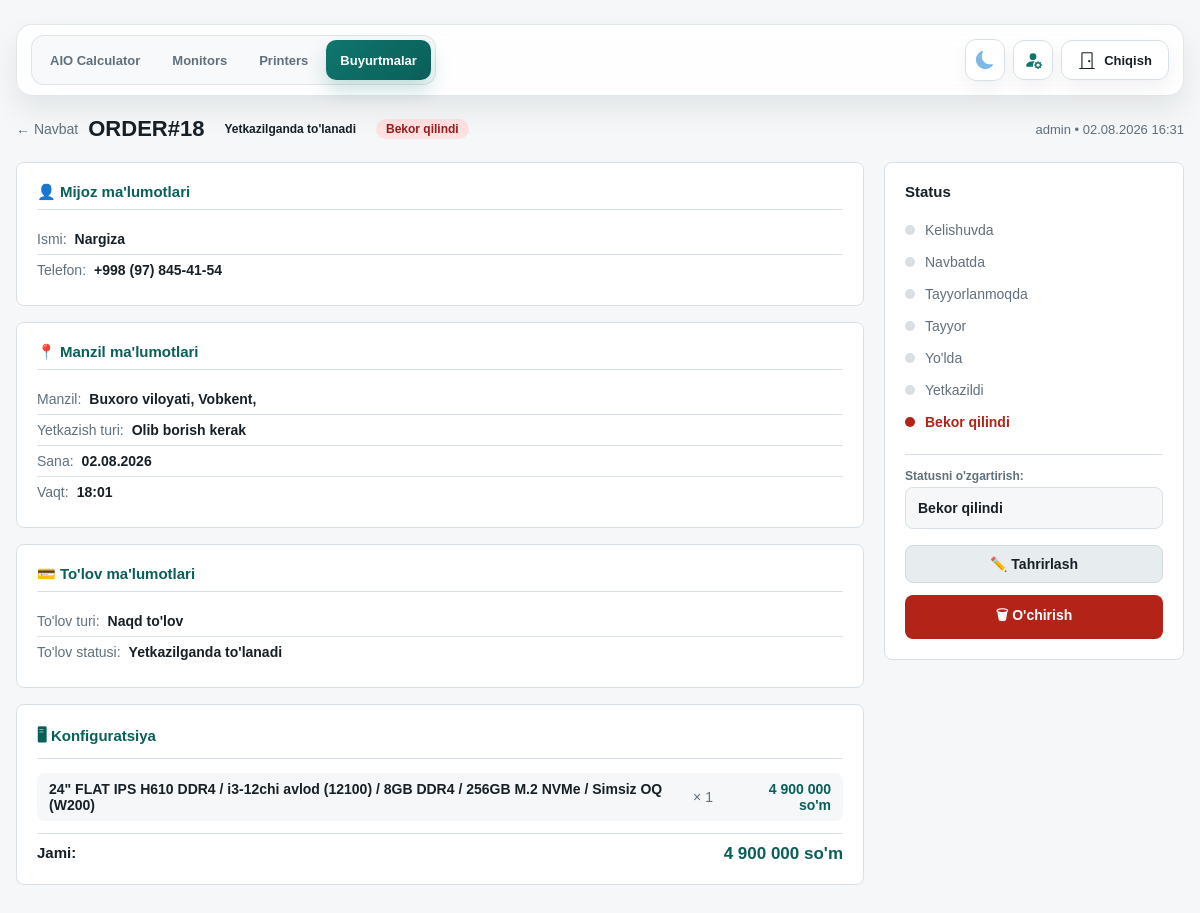
Page /orders/18/ (signed in) on the earlier database version.
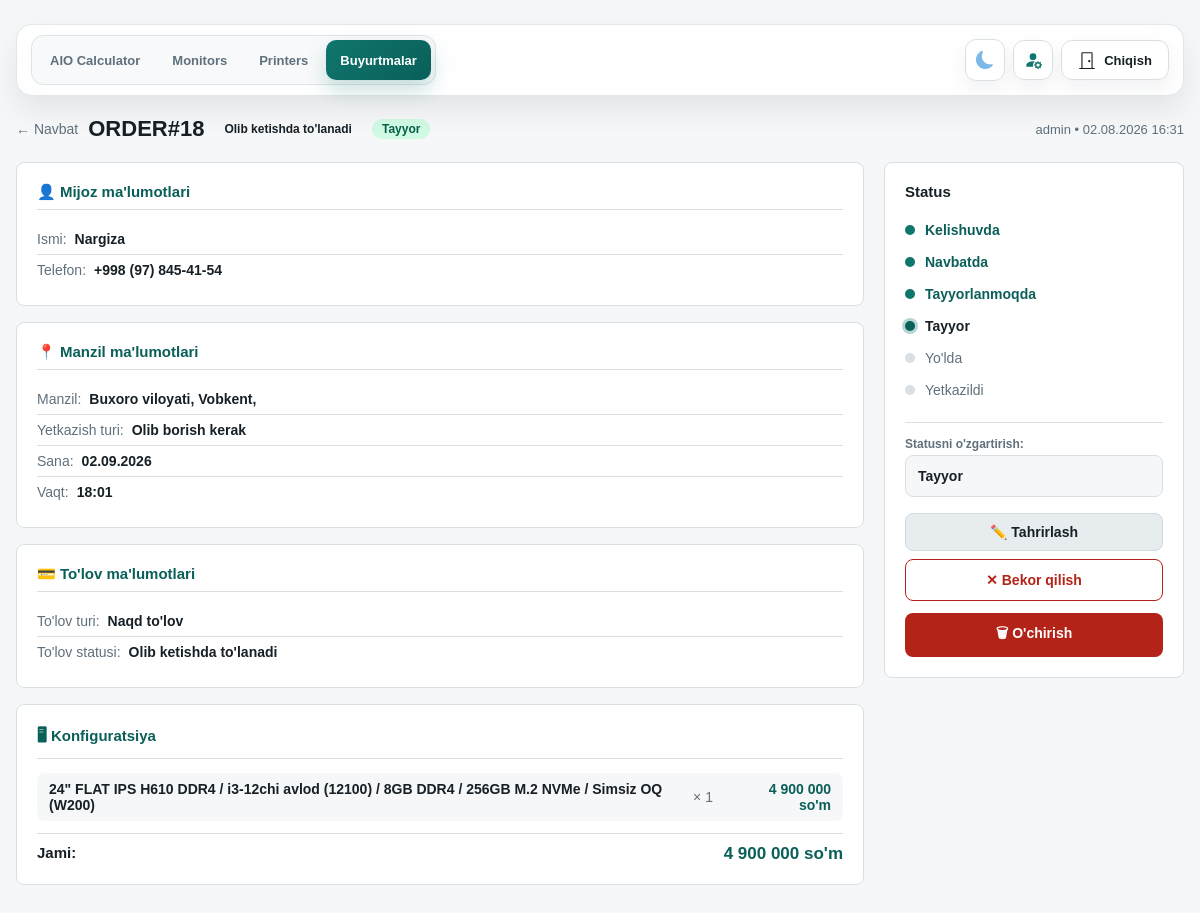
Same page on the later database version.
### orders/models.py (models this page shows, shortened)
class Order(models.Model):
    class DeliveryType(models.TextChoices):
        DELIVERY = "DELIVERY", "Olib borish kerak"
        POST = "POST", "Pochta (BTS, UzPost, YandexGo...)"
        PICKUP = "PICKUP", "Olib ketadi"
    class PaymentType(models.TextChoices):
        CASH = "CASH", "Naqd to'lov"
        CARD = "CARD", "Kartadan to'lov"
        TRANSFER = "TRANSFER", "Bank orqali"
        CASH_CARD = "CASH_CARD", "Aralash to'lov"
    class PaymentStatus(models.TextChoices):
        UNPAID = "UNPAID", "To'lanmagan"
        ON_DELIVERY = "ON_DELIVERY", "Yetkazilganda to'lanadi"
        ON_PICKUP = "ON_PICKUP", "Olib ketishda to'lanadi"
        PARTIAL = "PARTIAL", "Qisman to'langan"
        PAID = "PAID", "To'langan"
    class ProductionStatus(models.TextChoices):
        AGREED = "AGREED", "Kelishuvda"
        QUEUED = "QUEUED", "Navbatda"
        IN_PROGRESS = "IN_PROGRESS", "Tayyorlanmoqda"
        READY = "READY", "Tayyor"
        SHIPPING = "SHIPPING", "Yo'lda"
        DELIVERED = "DELIVERED", "Yetkazildi"
        ON_HOLD = "ON_HOLD", "To'xtatildi"
        CANCELLED = "CANCELLED", "Bekor qilindi"
    DELIVERY_STATUS_FLOWS = {
        DeliveryType.DELIVERY: [
            ProductionStatus.AGREED,
            ProductionStatus.QUEUED,
            ProductionStatus.IN_PROGRESS,
            ProductionStatus.READY,
            ProductionStatus.SHIPPING,
            ProductionStatus.DELIVERED,
        ],
        DeliveryType.POST: [
            ProductionStatus.AGREED,
            ProductionStatus.QUEUED,
            ProductionStatus.IN_PROGRESS,
            ProductionStatus.READY,
            ProductionStatus.SHIPPING,
            ProductionStatus.DELIVERED,
        ],
        DeliveryType.PICKUP: [
            ProductionStatus.AGREED,
            ProductionStatus.QUEUED,
            ProductionStatus.IN_PROGRESS,
            ProductionStatus.READY,
            ProductionStatus.DELIVERED,
        ],
    }
    GLOBAL_PRODUCTION_STATUSES = [
        ProductionStatus.CANCELLED,
        ProductionStatus.ON_HOLD,
    ]
    DELIVERY_STATUS_LABELS = {
        DeliveryType.DELIVERY: {
            ProductionStatus.SHIPPING: "Yo'lda",
            ProductionStatus.DELIVERED: "Yetkazildi",
        },
        DeliveryType.POST: {
            ProductionStatus.SHIPPING: "Jo'natildi",
            ProductionStatus.DELIVERED: "Qabul qilib oldi",
        },
        DeliveryType.PICKUP: {
            ProductionStatus.DELIVERED: "Olib ketildi",
        },
    }
    order_number = models.CharField(
        max_length=24, unique=True, blank=True, null=True, verbose_name="Buyurtma raqami"
    )
    sold_by = models.ForeignKey(
        User, on_delete=models.PROTECT, related_name="orders", verbose_name="Sotuvchi"
    )
    customer_name = models.CharField(max_length=120, verbose_name="Mijoz ismi")
    customer_phone = models.CharField(max_length=30, verbose_name="Telefon raqami")
    region = models.CharField(max_length=80, verbose_name="Viloyat")
    district = models.CharField(max_length=80, verbose_name="Tuman")
    city = models.CharField(max_length=80, verbose_name="Shahar")
    landmark = models.CharField(max_length=200, blank=True, verbose_name="Mo'ljal")
    delivery_type = models.CharField(
        max_length=20, choices=DeliveryType.choices, verbose_name="Yetkazish turi"
    )
    payment_type = models.CharField(
        max_length=20, choices=PaymentType.choices, verbose_name="To'lov turi"
    )
    payment_status = models.CharField(
        max_length=20,
        choices=PaymentStatus.choices,
        default=PaymentStatus.UNPAID,
        verbose_name="To'lov holati",
    )
    production_status = models.CharField(
        max_length=20,
        choices=ProductionStatus.choices,
        default=ProductionStatus.AGREED,
        verbose_name="Ishlab chiqarish holati",
    )
    total_price_usd = models.DecimalField(
        max_digits=12, decimal_places=2, default=0, verbose_name="Jami (USD)"
    )
    total_price_uzs = models.DecimalField(
        max_digits=16, decimal_places=0, default=0, verbose_name="Jami (so'm)"
    )
    delivery_date = models.DateField(null=True, blank=True, verbose_name="Yetkazib berish sanasi")
    delivery_time = models.CharField(max_length=10, null=True, blank=True, verbose_name="Yetkazib berish vaqti")
    partial_amount = models.DecimalField(
        max_digits=16, decimal_places=0, default=0, verbose_name="Qisman to'langan summa"
    )
    notes = models.TextField(blank=True, verbose_name="Izoh")
    created_at = models.DateTimeField(auto_now_add=True)
    updated_at = models.DateTimeField(auto_now=True)
    delivered_at = models.DateTimeField(null=True, blank=True, verbose_name="Yetkazib berilgan vaqt")
    class Meta:
        ordering = ["-created_at"]
        verbose_name = "Buyurtma"
        verbose_name_plural = "Buyurtmalar"
    @property
    def display_order_number(self):
        raw_number = self.order_number or f"ORDER#{self.pk}"
        if raw_number.startswith("ORD#"):
            return raw_number.replace("ORD#", "ORDER#", 1)
        return raw_number
    @classmethod
    def production_status_flow(cls, delivery_type):
        return cls.DELIVERY_STATUS_FLOWS.get(
            delivery_type,
            cls.DELIVERY_STATUS_FLOWS[cls.DeliveryType.DELIVERY],
        )
    @classmethod
    def production_status_label(cls, status, delivery_type=None):
        if delivery_type:
            custom = cls.DELIVERY_STATUS_LABELS.get(delivery_type, {})
            if status in custom:
                return custom[status]
        return dict(cls.ProductionStatus.choices).get(status, status)
    @classmethod
    def production_status_choices_for_delivery(cls, delivery_type):
        statuses = list(cls.production_status_flow(delivery_type))
        for status in cls.GLOBAL_PRODUCTION_STATUSES:
            if status not in statuses:
                statuses.append(status)
        return [(status, cls.production_status_label(status, delivery_type)) for status in statuses]

class OrderItem(models.Model):
    order = models.ForeignKey(Order, on_delete=models.CASCADE, related_name="items")
    build_quote = models.ForeignKey(
        "calculator.BuildQuote",
        on_delete=models.SET_NULL,
        null=True,
        blank=True,
        related_name="order_items",
        verbose_name="Kalkulyator konfiguratsiyasi",
    )
    config_label = models.CharField(max_length=255, verbose_name="Konfiguratsiya")
    quantity = models.PositiveIntegerField(default=1, verbose_name="Soni")
    unit_price_usd = models.DecimalField(
        max_digits=12, decimal_places=2, default=0, verbose_name="Dona narxi (USD)"
    )
    unit_price_uzs = models.DecimalField(
        max_digits=16, decimal_places=2, default=0, verbose_name="Dona narxi (so'm)"
    )
    class Meta:
        verbose_name = "Buyurtma elementi"
        verbose_name_plural = "Buyurtma elementlari"

### orders/views.py (the view, shortened to what this page needs)
# urls.py: path("<int:pk>/", views.order_detail, name="detail"),
@login_required
def order_detail(request, pk):
    from calculator.models import CalculatorSettings
    try:
        settings = CalculatorSettings.objects.first()
        usd_rate = int(settings.usd_rate) if settings and settings.usd_rate else 12850
    except:
        usd_rate = 12850
    order = get_object_or_404(
        _orders_for_user(request.user).prefetch_related("items").select_related("sold_by"),
        pk=pk,
    )
    if request.method == "GET" and request.GET.get("edit") == "1":
        if not _can_user_edit_order(request.user, order):
            raise PermissionDenied("Sizda buyurtmani tahrirlash huquqi yo'q.")
        return render(request, "orders/order_form.html", _form_context(request.user, order, {}))
    allowed_production_status_choices = _allowed_production_status_choices_for_user(
        request.user,
        order.delivery_type,
        order.production_status,
        order,
    )
    allowed_production_status_values = {value for value, _ in allowed_production_status_choices}
    return render(request, "orders/order_detail.html", {
        "active_nav": "orders",
        "order": order,
        "usd_rate": usd_rate,
        "status_flow": Order.production_status_flow(order.delivery_type),
        "current_status_index": (
            Order.production_status_flow(order.delivery_type).index(order.production_status)
            if order.production_status in Order.production_status_flow(order.delivery_type)
            else -1
        ),
        "delivery_choices": Order.DeliveryType.choices,
        "payment_type_choices": Order.PaymentType.choices,
        "payment_status_choices": Order.PaymentStatus.choices,
        "production_status_choices": allowed_production_status_choices,
        "can_edit_order": _can_user_edit_order(request.user, order),
        "can_delete_order": _can_user_delete_order(request.user),
        "can_cancel_order": _can_user_cancel_order(request.user, order),
        "can_change_production_status": _can_user_change_production_status(
            request.user,
            order.production_status,
            order,
        ),
        "show_current_status_option": order.production_status not in allowed_production_status_values,
        "current_status_label": _all_production_status_choices_map(order.delivery_type).get(
            order.production_status,
            order.production_status,
        ),
    })

### orders/templates/orders/order_detail.html (shortened to what the changed rows need)
{% extends "base.html" %}
{% load order_tags %}
{% block content %}
<div style="margin-top:20px;">
  <div style="display:flex;align-items:center;flex-wrap:wrap;gap:10px;margin-bottom:16px;">
    <a href="{% url 'orders:list' %}" style="color:var(--muted);text-decoration:none;font-size:14px;">← Navbat</a>
    <h2 style="margin:0;font-size:22px;">{{ order.display_order_number }}</h2>
    <span class="badge {{ order.payment_status|payment_badge }}">{{ order.get_payment_status_display }}</span>
    <span class="badge {{ order.production_status|status_badge }}">{{ order.production_status|status_label:order.delivery_type }}</span>
    <span style="font-size:13px;color:var(--muted);margin-left:auto;">
      {{ order.sold_by.get_full_name|default:order.sold_by.username }} •
      {{ order.created_at|date:"d.m.Y H:i" }}
    </span>
  </div>
  <div class="detail-layout">
    <div>
      <div class="panel detail-section">
        <div class="detail-row-group">
          <div class="detail-row"><span>Ismi:</span><strong>{{ order.customer_name }}</strong></div>
          <div class="detail-row"><span>Telefon:</span><strong>{{ order.customer_phone|format_phone }}</strong></div>
        </div>
      </div>
      <div class="panel detail-section">
        <div class="detail-row">
          <span>Manzil:</span>
          <strong>
            {{ order.region }}, {{ order.district }}, {{ order.city }}
          </strong>
        </div>
        <div class="detail-row-group">
          <div class="detail-row"><span>Yetkazish turi:</span><strong>{{ order.get_delivery_type_display }}</strong></div>
          {% if order.delivery_date %}
            <div class="detail-row"><span>Sana:</span><strong>{{ order.delivery_date|date:"d.m.Y" }}</strong></div>
          {% endif %}
          {% if order.delivery_time %}
            <div class="detail-row"><span>Vaqt:</span><strong>{{ order.delivery_time }}</strong></div>
          {% endif %}
        </div>
      </div>
      <div class="panel detail-section">
        <div class="detail-row-group">
          <div class="detail-row"><span>To'lov turi:</span><strong>{{ order.get_payment_type_display }}</strong></div>
          <div class="detail-row"><span>To'lov statusi:</span><strong>{{ order.get_payment_status_display }}</strong></div>
        </div>
      </div>
      <div class="panel detail-section">
        {% for item in order.items.all %}
          <div class="config-item">
            <span class="label">{{ item.config_label }}</span>
            <span class="qty">× {{ item.quantity }}</span>
            <span class="price">
              {% if item.unit_price_uzs %}
                {{ item.unit_price_uzs|format_uzs }}
              {% else %}
                {% widthratio item.unit_price_usd 1 usd_rate as price_uzs %}
                {{ price_uzs|format_uzs }}
              {% endif %}
              so'm
            </span>
          </div>
        {% endfor %}
        <div style="display:flex;justify-content:space-between;margin-top:12px;padding-top:10px;border-top:1px solid var(--line);">
          <div style="text-align:right;">
            <div style="font-weight:800;font-size:17px;color:var(--accent-dark)">{{ order.total_price_uzs|format_uzs }} so'm</div>
          </div>
        </div>
      </div>
    </div>
    <aside>
      <div class="panel status-sidebar">
        <h3>Status</h3>
        {% for s in status_flow %}
          <div class="status-step
            {% if order.production_status == s %}current
            {% elif current_status_index != -1 and forloop.counter0 < current_status_index %}done
            {% endif %}">
            <div class="status-dot
              {% if order.production_status == s %}current
              {% elif current_status_index != -1 and forloop.counter0 < current_status_index %}done
              {% endif %}">
            </div>
            {{ s|status_label:order.delivery_type }}
          </div>
        {% endfor %}
        {% if order.production_status == 'CANCELLED' %}
          <div class="status-step" style="color:var(--danger);font-weight:700;">
            <div class="status-dot" style="background:var(--danger);"></div>
            Bekor qilindi
          </div>
        {% endif %}
        <div style="margin-top: 16px; margin-bottom: 12px; border-top: 1px solid var(--line); padding-top: 14px;">
          <label style="font-size:12px; color:var(--muted); font-weight:700; margin-bottom:4px; display:block;">Statusni o'zgartirish:</label>
          {% if can_change_production_status %}
            <select id="status-select-dropdown" onchange="onStatusDropdownChange(this.value)" style="width:100%; padding:10px 12px; border-radius:8px; background:var(--bg); border:1px solid var(--line); color:var(--text); font-weight:700; font-size:14px; cursor:pointer;">
              {% for s_val, s_label in production_status_choices %}
                <option value="{{ s_val }}" {% if order.production_status == s_val %}selected{% endif %}>{{ s_label }}</option>
              {% endfor %}
            </select>
          {% else %}
            <div style="padding:10px 12px; border-radius:8px; background:var(--bg); border:1px solid var(--line); color:var(--muted); font-size:13px; line-height:1.45;">
              Bu buyurtmada statusni faqat ruxsat berilgan user o'zgartira oladi.
            </div>
          {% endif %}
        </div>
        <div class="action-btns">
          {% if can_edit_order %}
            <a href="{% url 'orders:detail' order.pk %}?edit=1" class="action-btn secondary">
              ✏️ Tahrirlash
            </a>
          {% endif %}
          {% if can_cancel_order and order.production_status != 'CANCELLED' %}
            <button class="action-btn danger" onclick="cancelOrderDirectly()">
              ✕ Bekor qilish
            </button>
          {% endif %}
          {% if can_delete_order %}
            <form id="delete-order-form" action="{% url 'orders:delete' order.pk %}" method="post" style="width: 100%; margin-top: 4px;">
              <button type="button" onclick="openDeleteModal()" class="action-btn" style="background: var(--danger); color: white; width: 100%; border: none; font-weight: 700; display: flex; align-items: center; justify-content: center; gap: 6px;">
              </button>
            </form>
          {% endif %}
        </div>
      </div>
    </aside>
  </div>
</div>
{% endblock %}

Differences in the rows shown:
changed Order "ORDER#18": payment_status "Yetkazilganda to'lanadi" → "Olib ketishda to'lanadi"; production_status|status_label "Bekor qilindi" → "Tayyor"; delivery_date "02.08.2026" → "02.09.2026"; production_status "Bekor qilindi" → "Tayyor"
Other differences:
text no longer shown: "Bekor qilindi"
text now shown: "✕ Bekor qilish"
